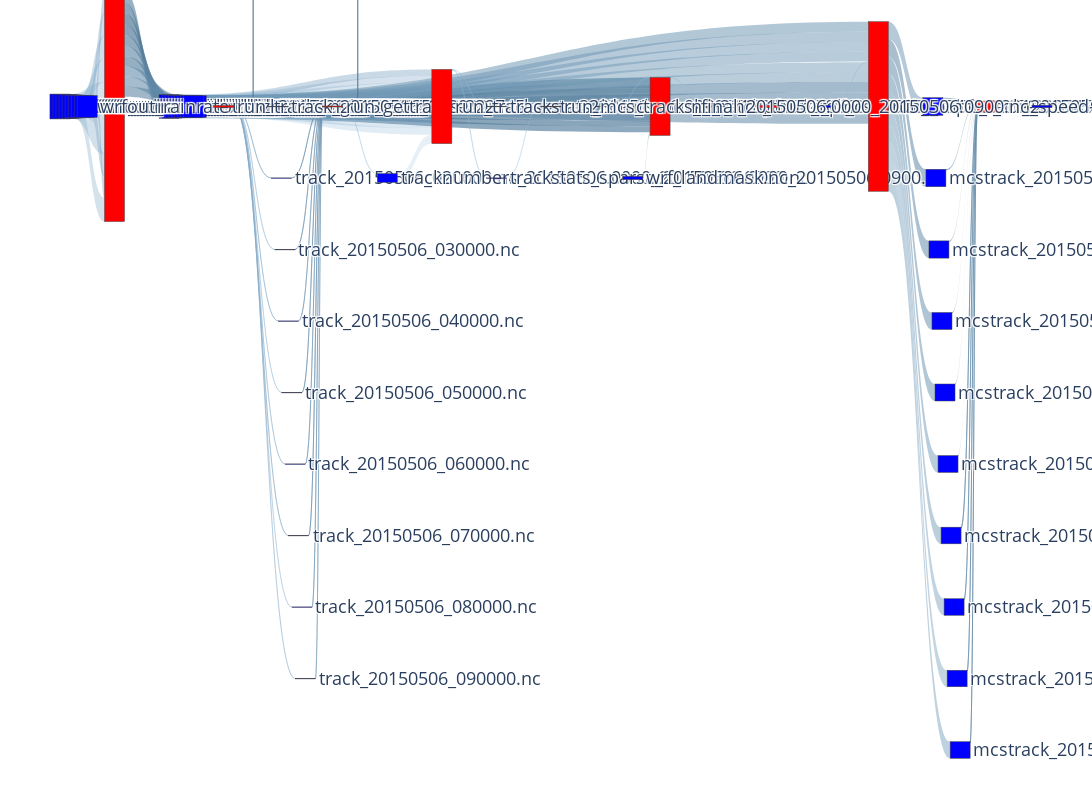

The notebook cell saved with this chart:
### Code cell
vfd_nodes, vfd_nodes_dict = vfd2sk.get_nodes_for_sankey(G_VFD, label_on=True)

# print(vfd_nodes)

vfd_links = vfd2sk.get_links_for_sankey(G_VFD, vfd_nodes_dict, val_sqrt=False)
fig = go.Figure(go.Sankey(
            node = vfd_nodes,
            link = vfd_links, orientation='h'))

fig.update_layout(
    autosize=False,
    width=4200,
    height=800,
    margin=dict(
        l=50,
        r=50,
        b=50,
        t=100,
        pad=2
    ),
    font=dict(size=18),
)


fig.show()
save_html_path = f"{stat_path}/vfd-{(STAGE_END+1)}s-{test_name}-sankey-labeled-s4.html"
fig.write_html(save_html_path)
print(f"Sankey saved to {save_html_path}")
